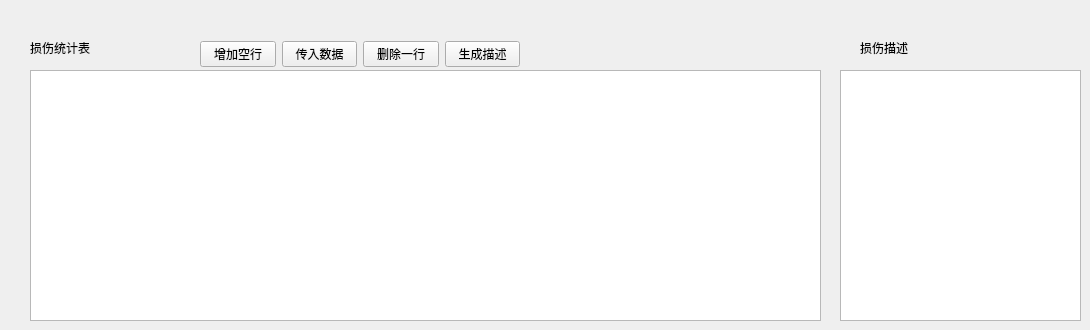
      <widget class="QWidget" name="tab_6">
       <attribute name="title">
        <string>损伤统计</string>
       </attribute>
       <widget class="QWidget" name="layoutWidget_2">
        <property name="geometry">
         <rect>
          <x>200</x>
          <y>40</y>
          <width>320</width>
          <height>29</height>
         </rect>
        </property>
        <layout class="QHBoxLayout" name="horizontalLayout_2">
         <item>
          <widget class="QPushButton" name="pushButton_64">
           <property name="text">
            <string>增加空行</string>
           </property>
          </widget>
         </item>
         <item>
          <widget class="QPushButton" name="pushButton_11">
           <property name="text">
            <string>传入数据</string>
           </property>
          </widget>
         </item>
         <item>
          <widget class="QPushButton" name="pushButton_12">
           <property name="text">
            <string>删除一行</string>
           </property>
          </widget>
         </item>
         <item>
          <widget class="QPushButton" name="pushButton_13">
           <property name="text">
            <string>生成描述</string>
           </property>
          </widget>
         </item>
        </layout>
       </widget>
       <widget class="QLabel" name="label_101">
        <property name="geometry">
         <rect>
          <x>30</x>
          <y>40</y>
          <width>91</width>
          <height>16</height>
         </rect>
        </property>
        <property name="styleSheet">
         <string notr="true">font: 12pt &quot;黑体&quot;;</string>
        </property>
        <property name="text">
         <string>损伤统计表</string>
        </property>
       </widget>
       <widget class="QTextEdit" name="textEdit">
        <property name="geometry">
         <rect>
          <x>840</x>
          <y>70</y>
          <width>241</width>
          <height>251</height>
         </rect>
        </property>
       </widget>
       <widget class="QLabel" name="label_102">
        <property name="geometry">
         <rect>
          <x>860</x>
          <y>40</y>
          <width>71</width>
          <height>16</height>
         </rect>
        </property>
        <property name="styleSheet">
         <string notr="true">font: 12pt &quot;黑体&quot;;</string>
        </property>
        <property name="text">
         <string>损伤描述</string>
        </property>
       </widget>
       <widget class="QTableWidget" name="tableWidget_2">
        <property name="geometry">
         <rect>
          <x>30</x>
          <y>70</y>
          <width>791</width>
          <height>251</height>
         </rect>
        </property>
       </widget>
      </widget>
